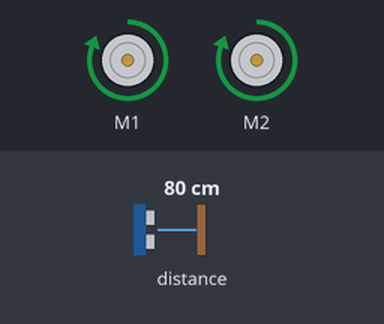
This program was run on a simulated BBC micro:bit (MakeCode). Parts: 2 × DC motor (green arrow = forward, orange = backward, longer = faster). Inputs (shaded band) come from the test bench; at power-on: distance to the obstacle 80 cm. Random numbers come from a fixed seed.

Above: at 1.2 s.
1.3 s: distance to the obstacle set to 38 cm
2.8 s: distance to the obstacle set to 31 cm
At 4.1 s:
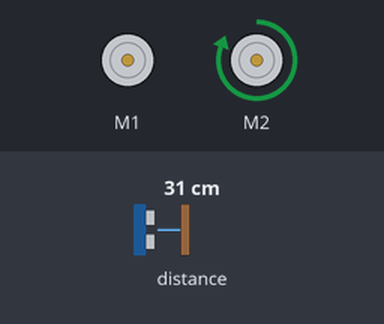
5.8 s: distance to the obstacle set to 35 cm
7.6 s: distance to the obstacle set to 2 cm
At 8.8 s:
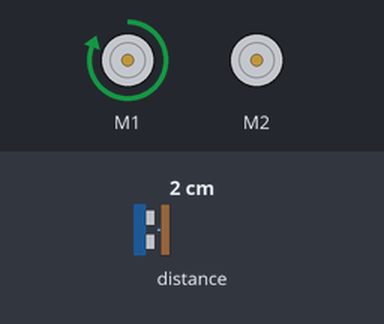
Timing chart, 0 to 10.1 s (numbered marks = the images above; inputs shaded):
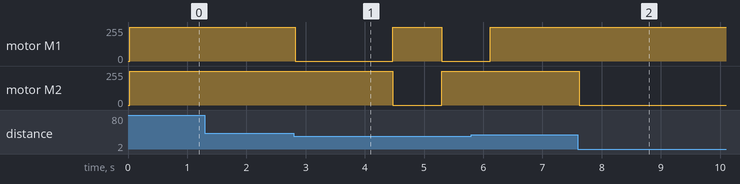

Measured:
- the behaviour switches between 35 and 34 cm on distance to the obstacle (found by bisection; images 0 and 1)
- after the input at 1.3 s, every drawn part: stays the same
- after the input at 2.8 s, motor M1: forward 255/255 → stopped at once, → forward 255/255 1.7 s later, → stopped 0.83 s later; motor M2: forward 255/255 → stopped after 1.7 s, → forward 255/255 0.83 s later
- after the input at 7.6 s, motor M2: forward 255/255 → stopped at once

The program:

main.ts
```typescript
let item = false
basic.forever(function () {
    if (maqueen.sensor(PingUnit.Centimeters) < 35 && maqueen.sensor(PingUnit.Centimeters) != 0) {
        item = Math.randomBoolean()
        if (item == true) {
            maqueen.MotorRun(maqueen.aMotors.M1, maqueen.Dir.CW, 255)
            maqueen.MotorRun(maqueen.aMotors.M2, maqueen.Dir.CW, 0)
            basic.pause(800)
        }
        if (item == false) {
            maqueen.MotorRun(maqueen.aMotors.M1, maqueen.Dir.CW, 0)
            maqueen.MotorRun(maqueen.aMotors.M2, maqueen.Dir.CW, 255)
            basic.pause(800)
        }
    } else {
        maqueen.MotorRun(maqueen.aMotors.M1, maqueen.Dir.CW, 255)
        maqueen.MotorRun(maqueen.aMotors.M2, maqueen.Dir.CW, 255)
    }
})
```

test.ts
```typescript
// aquí va el archivo "tests"; esto no se compilará cuando este paquete se utilice como una extensión.
```
